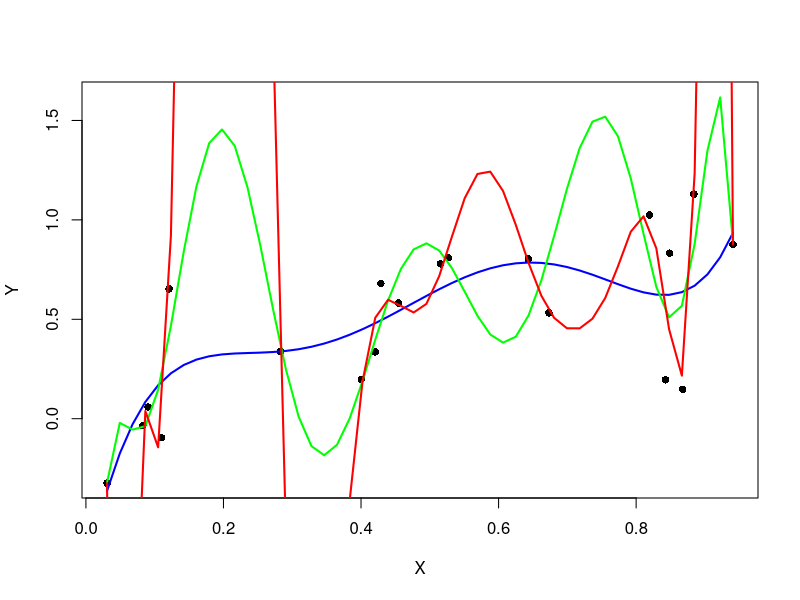

This figure's R source:
# Generate the data
set.seed(202105)
x <- runif(20) # covariates
err <- rnorm(20, sd=0.25)
y <- x + err

# Fit polynomial of order k=5,10 and 15
poly5 <- lm(y~poly(x,5))
poly10 <- lm(y~poly(x,10))
poly15 <- lm(y~poly(x,15))

newx <- seq(min(x),max(x),length=50)

predict.poly5 <- predict(poly5, newdata=list(x=newx))
predict.poly10 <- predict(poly10, newdata=list(x=newx))
predict.poly15 <- predict(poly15, newdata=list(x=newx))

plot(x,y, pch=16, ylim=range(predict.poly10), xlab="X", ylab="Y")
points(newx,predict.poly5, type="l", col="blue", lwd=2)
points(newx,predict.poly10, type="l", col="green", lwd=2)
points(newx,predict.poly15, type="l", col="red", lwd=2)
dev.copy2pdf(file="Lect7_PolyFits.pdf", height=5, width=7)